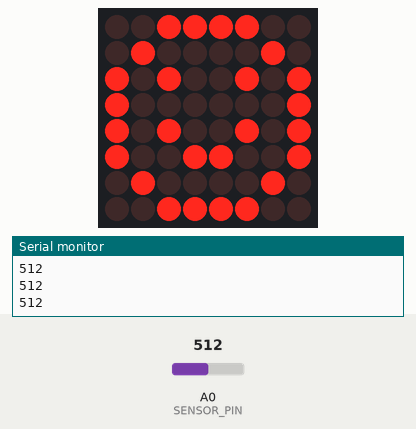
This sketch was run on a simulated Arduino Uno, built with avr-gcc and run on an emulated ATmega328P. On the bench: 8×8 LED matrix, the last lines printed to the serial monitor. The test bench sets the inputs (shaded band); at power-on: A0 (SENSOR_PIN) = 512.

Above: at 1.2 s.
1.3 s: A0 (SENSOR_PIN) set to 582
2.8 s: A0 (SENSOR_PIN) set to 618
At 3.5 s:
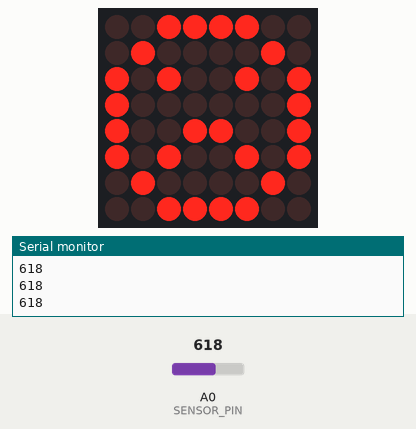
4.3 s: A0 (SENSOR_PIN) set to 590
At 4.7 s:
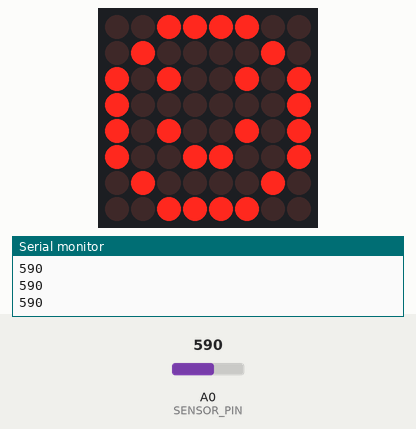
5.8 s: A0 (SENSOR_PIN) set to 610
At 7.0 s:
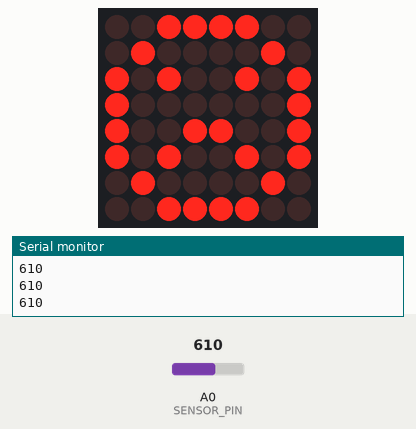
Timing chart, 0 to 8.3 s (numbered marks = the images above; inputs shaded):
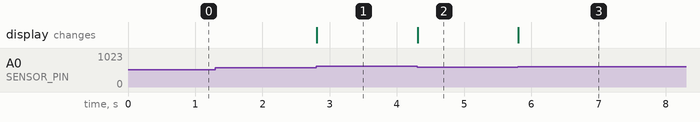

The sketch:

PLANTA_TAMAGOSHI_FELIZ_TRISTE.ino
```cpp
#include <LedControl.h>

// Define os pinos para comunicação com o MAX7219
#define DATA_IN 3
#define CLK 6
#define CS 5
#define SENSOR_PIN A0

// Cria uma instância do LedControl
LedControl dotMatrixDisplay = LedControl(DATA_IN, CLK, CS, 1);

// Variável para armazenar o valor de umidade
int Umidade = 0;

void setup() {
  // Configura a matriz de LEDs
  dotMatrixDisplay.shutdown(0, false); // Inicializa a matriz de LEDs
  dotMatrixDisplay.setIntensity(0, 8); // Define a intensidade do brilho (0-15)
  dotMatrixDisplay.clearDisplay(0);    // Limpa a matriz de LEDs

  // Configura o pino do sensor como entrada
  pinMode(SENSOR_PIN, INPUT);
  Serial.begin(9600);
}

void loop() {
  // Lê o valor do sensor de umidade
  Umidade = analogRead(SENSOR_PIN);

  // Exibe umidade no monitor serial
  Serial.println(Umidade);

  // Define o padrão de LED com base no valor de umidade
  if (Umidade < 600) {
    // Exibe um rosto feliz
    displayHappyFace();
  } else {
    // Limpa a matriz de LEDs quando a umidade for baixa
    displaySadFace();
  }
}

// Função para exibir um rosto feliz na matriz de LEDs
void displayHappyFace() {
  byte happyFace[8] = {
    B00111100,
    B01000010,
    B10100101,
    B10000001,
    B10100101,
    B10011001,
    B01000010,
    B00111100
  };
  for (int i = 0; i < 8; i++) {
    dotMatrixDisplay.setRow(0, i, happyFace[i]);
  }
}

  void displaySadFace() {
  byte sadFace[8] = {
    B00111100,
    B01000010,
    B10100101,
    B10000001,
    B10011001,
    B10100101,
    B01000010,
    B00111100
  };
   for (int i = 0; i < 8; i++) {
    dotMatrixDisplay.setRow(0, i, sadFace[i]);
  }
  }
```

Measured:
- the behaviour switches between 599 and 600 on A0 (SENSOR_PIN) (found by bisection; images 0 and 1)
- after the input at 2.8 s, the display: changes at once (image 1)
- after the input at 4.3 s, the display: changes at once (image 2)
- after the input at 5.8 s, the display: changes at once (image 3)
